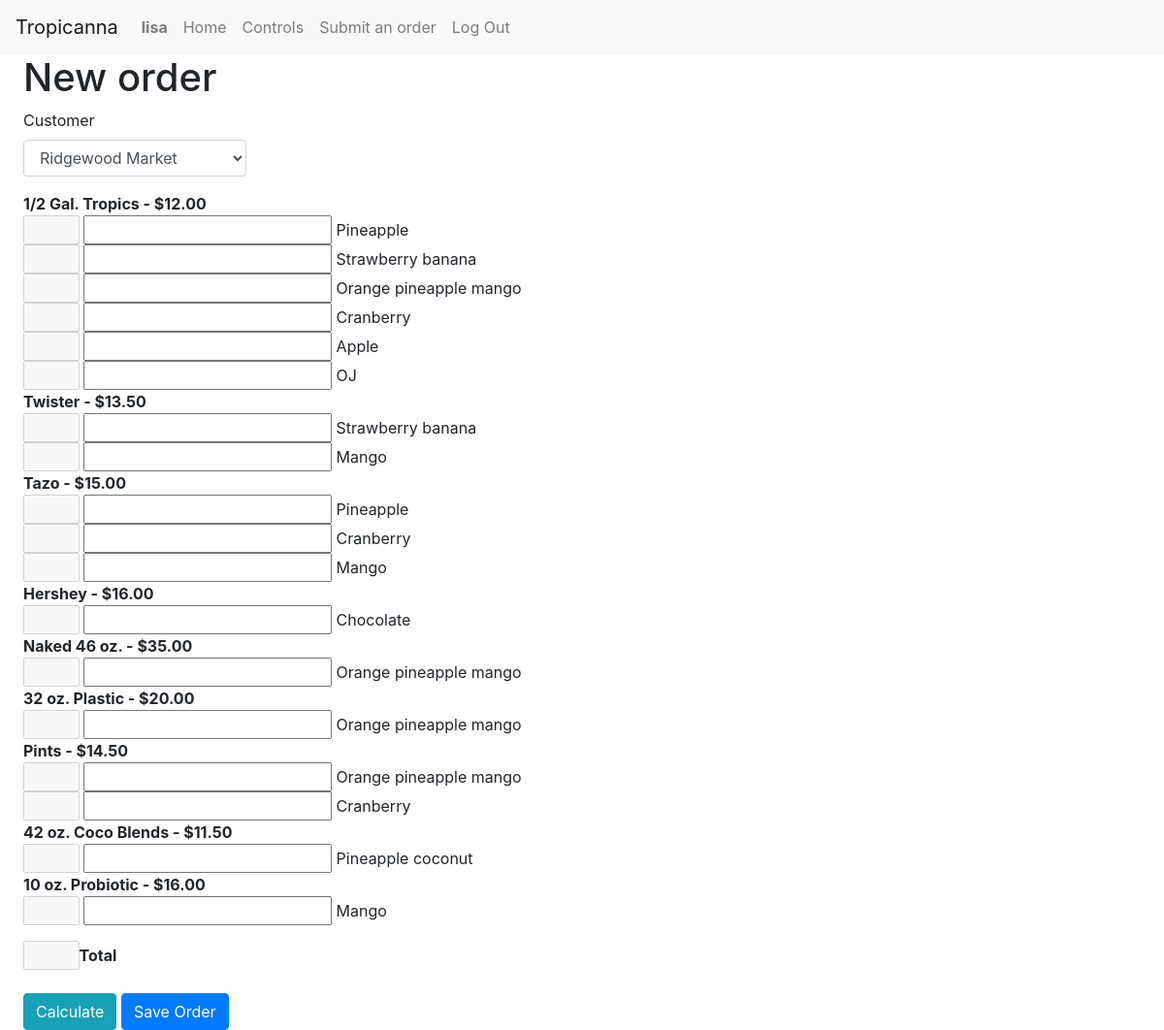
The page /order (signed in) on the database as committed earlier.
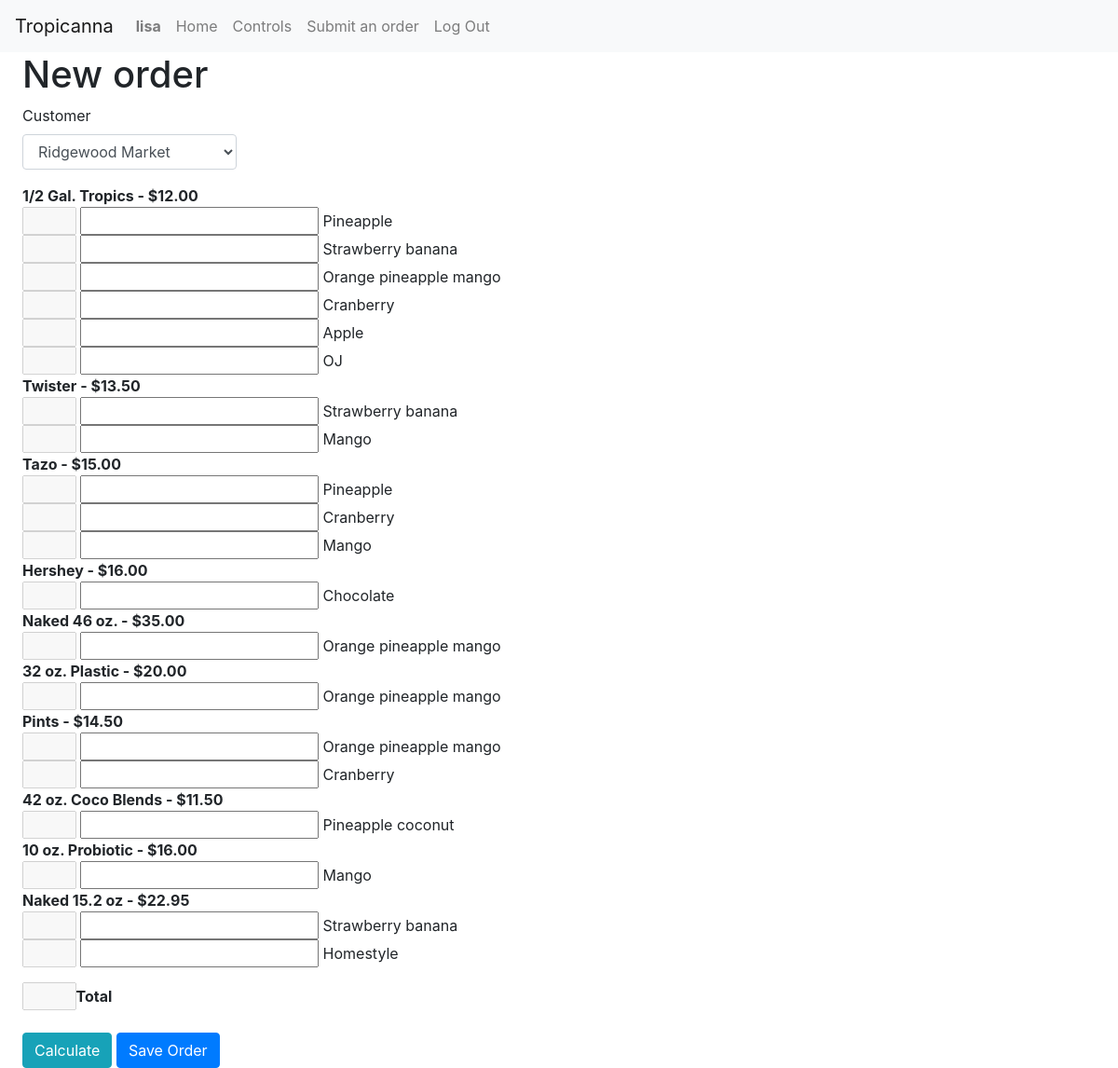
The same page on the database as committed later.
### tropicanna/models.py (models this page shows, shortened)
class Category(models.Model):
    name = models.CharField(max_length=100)
    price = models.DecimalField(max_digits=8, decimal_places=2)
    flavors = models.ManyToManyField(
        Flavor, blank=True, related_name="categories")

class Flavor(models.Model):
    name = models.CharField(max_length=100)

### tropicanna/views.py (the view)
# urls.py: path("order", views.order, name="order"),
@login_required
def order(request):
    return render(request, "tropicanna/order.html", {
        "customers": Customer.objects.all(),
        "all_categories": Category.objects.all(),
    })

### tropicanna/templates/tropicanna/order.html (shortened to what this page needs)
{% extends "tropicanna/layout.html" %}
{% load static %}
{% block body %}
<h1>New order</h1>
<form id="order-form">
	<div class="form-group">
		<label>Customer</label>
		<select name="customer" class="form-control">
			{% for customer in customers %}
			<option value="{{ customer.id }}">{{ customer.name }}</option>
			{% endfor %}
		</select>
	</div>
	<div class="form-group">
		{% for category in all_categories %}
		{% if category.flavors.all %}
		<strong>{{category.name}} - ${{category.price}}</strong>
		{% for flavor in category.flavors.all %}
		<div>
			<input class="total-price" category-id="{{category.id}}" flavor-id="{{flavor.id}}" disabled reset="">
			<input type="number" category="{{category.id}}" flavor="{{flavor.id}}" price="{{category.price}}"
				name="{{flavor.name}}-quantity" step="1" reset="">
			{{flavor.name}}
		</div>
		{% endfor %}
		{% endif %}
		{% endfor %}
	</div>
	<div>
		<input class="total-price" id="order-total" disabled reset=""><strong>Total</strong>
	</div><br>
	<div>
		<input id="calculate" type="submit" class="btn btn-info" value="Calculate" />
		<input id="save" type="submit" class="btn btn-primary" value="Save Order" />
	</div>
</form>
{% endblock %}

Rows that differ between the two databases and show on the page:
added Category: name "Naked 15.2 oz", price "22.95", Flavor (name "Strawberry banana")
now on this page (row unchanged): Flavor: name "Homestyle", shown under "Naked 15.2 oz"
